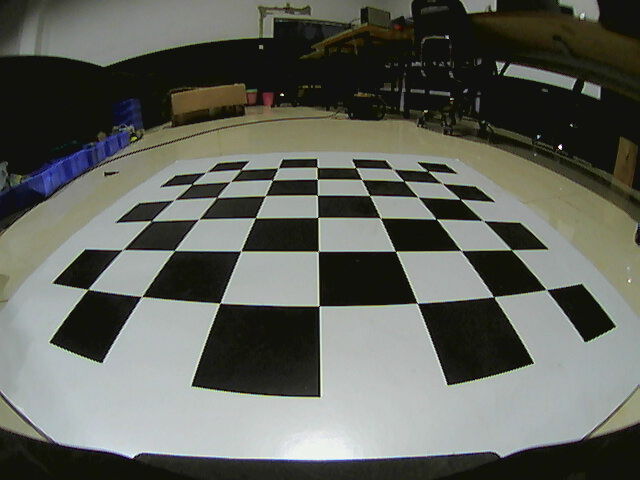
#> input picture camera_cal/calibration1.jpg, 640 x 480 px; its folder holds only this picture in this run
$ jupyter execute --allow-errors Untitled.ipynb   (shell and % lines are left out)   (older library calls are emulated)
#> lines starting #> are read from the running program, lines starting #| are printed output that depends on the picture
#> further down, img is the input picture: shape (480, 640, 3); mean R, G, B 96.5, 99.1, 91.7
#> `gray = cv2.cvtColor(img,cv2.COLOR_RGB2GRAY)`:
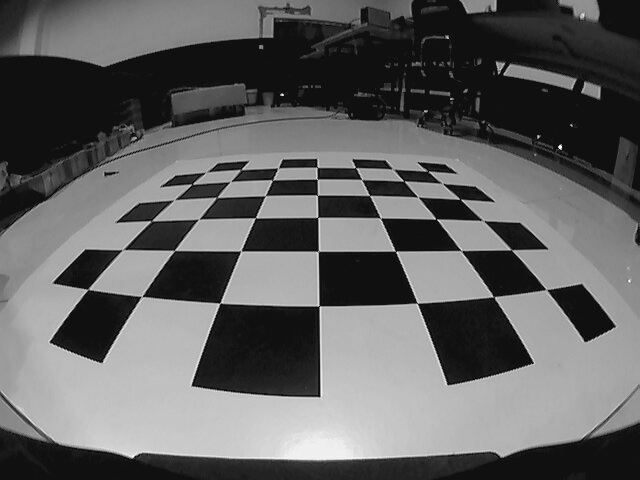
#> gray: shape (480, 640); min 1, max 254, mean 97.4
#> `ret, corners = cv2.findChessboardCorners(gray, (7,6),None)`: ret = True; corners = 42 rows, first 8: [546.3, 289.6], [493.9, 297], [417.2, 303.3], [319.2, 305.9], [219.8, 303.1], [141.6, 296.6], [88, 289.3], [511.4, 249.7]
[cell 1]
import numpy as np
import cv2
import glob
import matplotlib.pyplot as plt
import matplotlib.image as mpimg
import pickle as pickle

# chessboard corner
objp = np.zeros((6*7,3), np.float32)
objp[:,:2] = np.mgrid[0:7,0:6].T.reshape(-1,2)
objpoints = [] # 3d points in real world space
imgpoints = [] # 2d points in image plane.

images = glob.glob('camera_cal/calibration*.jpg')
#> (the rest of this cell did not finish here and is left out)


$ run again, on camera_cal/calibration4.jpg
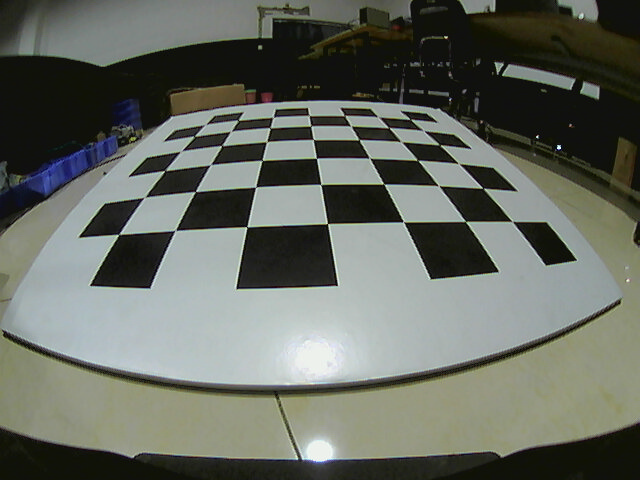
#> input picture camera_cal/calibration4.jpg, 640 x 480 px
#> img is the input picture: shape (480, 640, 3); mean R, G, B 100.9, 105.2, 96.7
#> `gray = cv2.cvtColor(img,cv2.COLOR_RGB2GRAY)`:
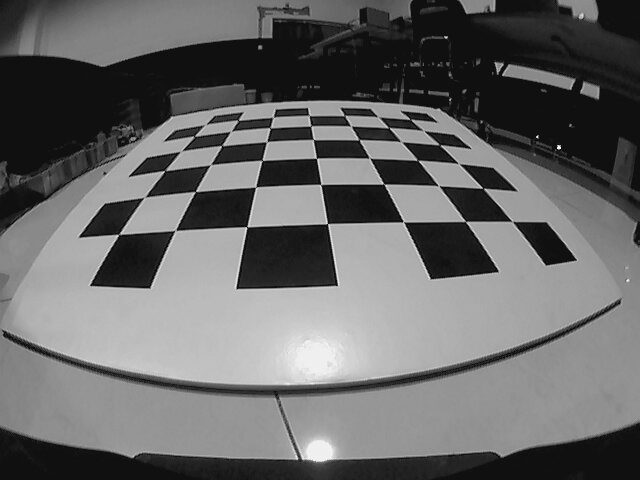
#> gray: shape (480, 640); min 0, max 252, mean 102.9
#> ret = True; corners = 42 rows, first 8: [512.4, 221.6], [465.5, 221.5], [403.3, 221.5], [327.5, 223.5], [246.7, 226.8], [175.5, 230], [118.7, 234.4], [483, 188.3]

$ run again, on camera_cal/calibration6.jpg
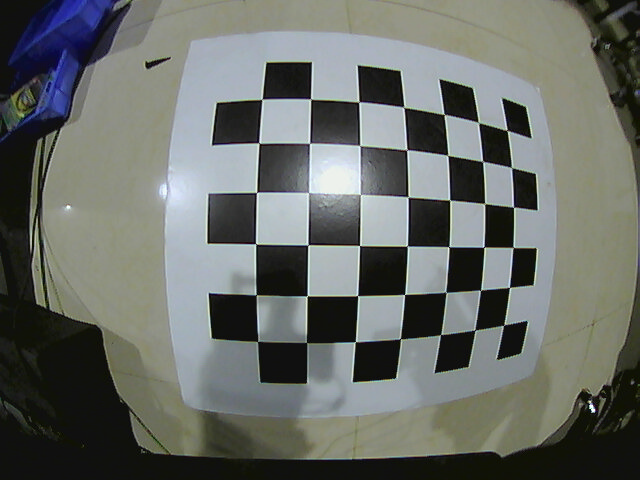
#> input picture camera_cal/calibration6.jpg, 640 x 480 px
#> img is the input picture: shape (480, 640, 3); mean R, G, B 104, 107.8, 103.2
#> `gray = cv2.cvtColor(img,cv2.COLOR_RGB2GRAY)`:
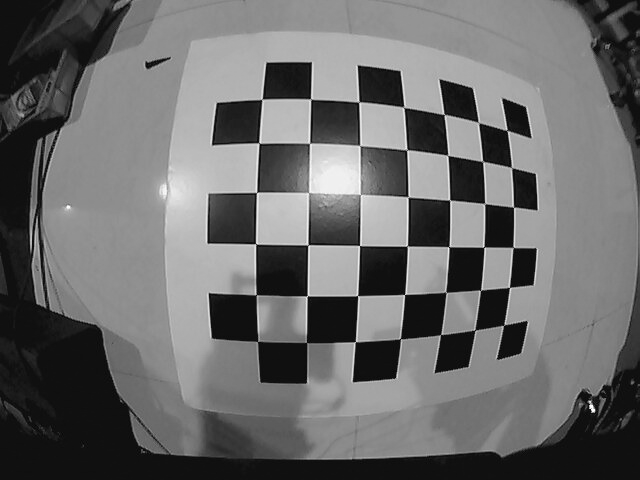
#> gray: shape (480, 640); min 1, max 255, mean 106.1
#> ret = True; corners = 42 rows, first 8: [503.8, 325], [475.2, 329.9], [440.8, 334.5], [400.4, 338.5], [355.4, 341.6], [306.6, 342.4], [257.6, 341.4], [509.5, 287.4]

$ run again, on camera_cal/calibration7.jpg
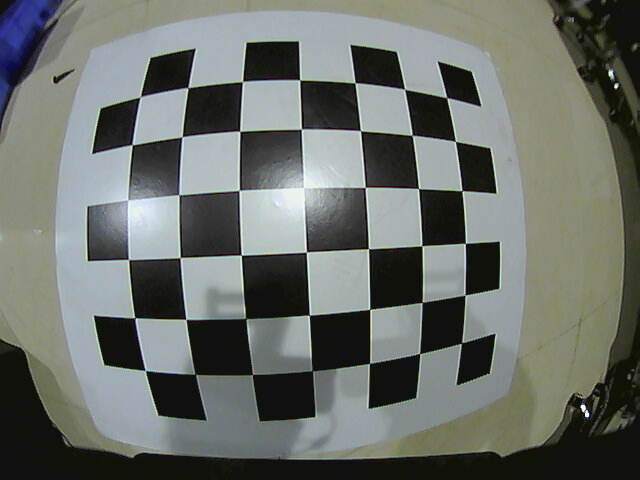
#> input picture camera_cal/calibration7.jpg, 640 x 480 px
#> img is the input picture: shape (480, 640, 3); mean R, G, B 106.5, 111, 105.8
#> `gray = cv2.cvtColor(img,cv2.COLOR_RGB2GRAY)`:
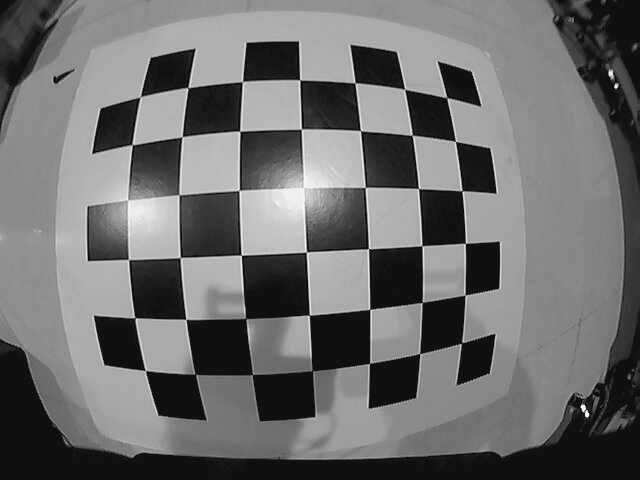
#> gray: shape (480, 640); min 1, max 255, mean 109.1
#> ret = False; corners = 35 rows, first 8: [299.5, 80.5], [242.5, 81.5], [360, 130.5], [302, 129.5], [239.5, 131.5], [181.5, 136.5], [188, 87.5], [295, 163]

$ run again, on camera_cal/calibration10.jpg
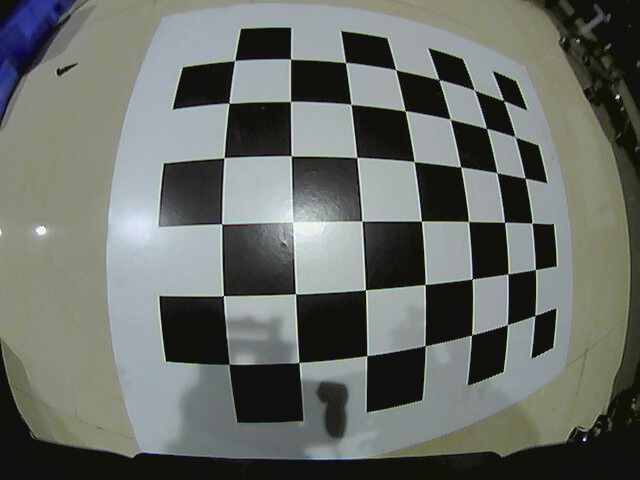
#> input picture camera_cal/calibration10.jpg, 640 x 480 px
#> img is the input picture: shape (480, 640, 3); mean R, G, B 104.9, 109.4, 104.1
#> `gray = cv2.cvtColor(img,cv2.COLOR_RGB2GRAY)`:
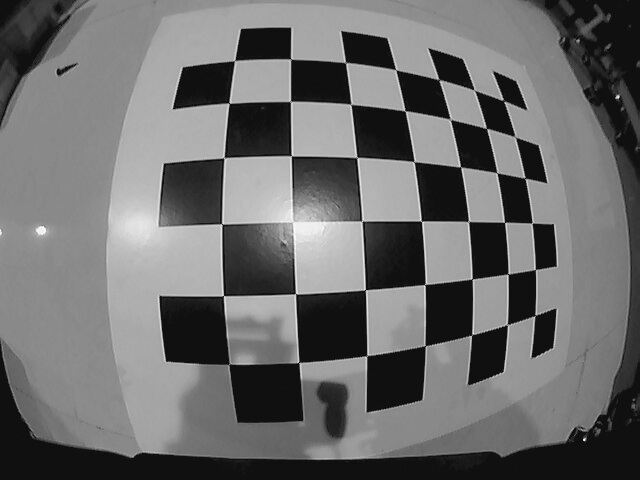
#> gray: shape (480, 640); min 1, max 254, mean 107.4
#> ret = False; corners = None
